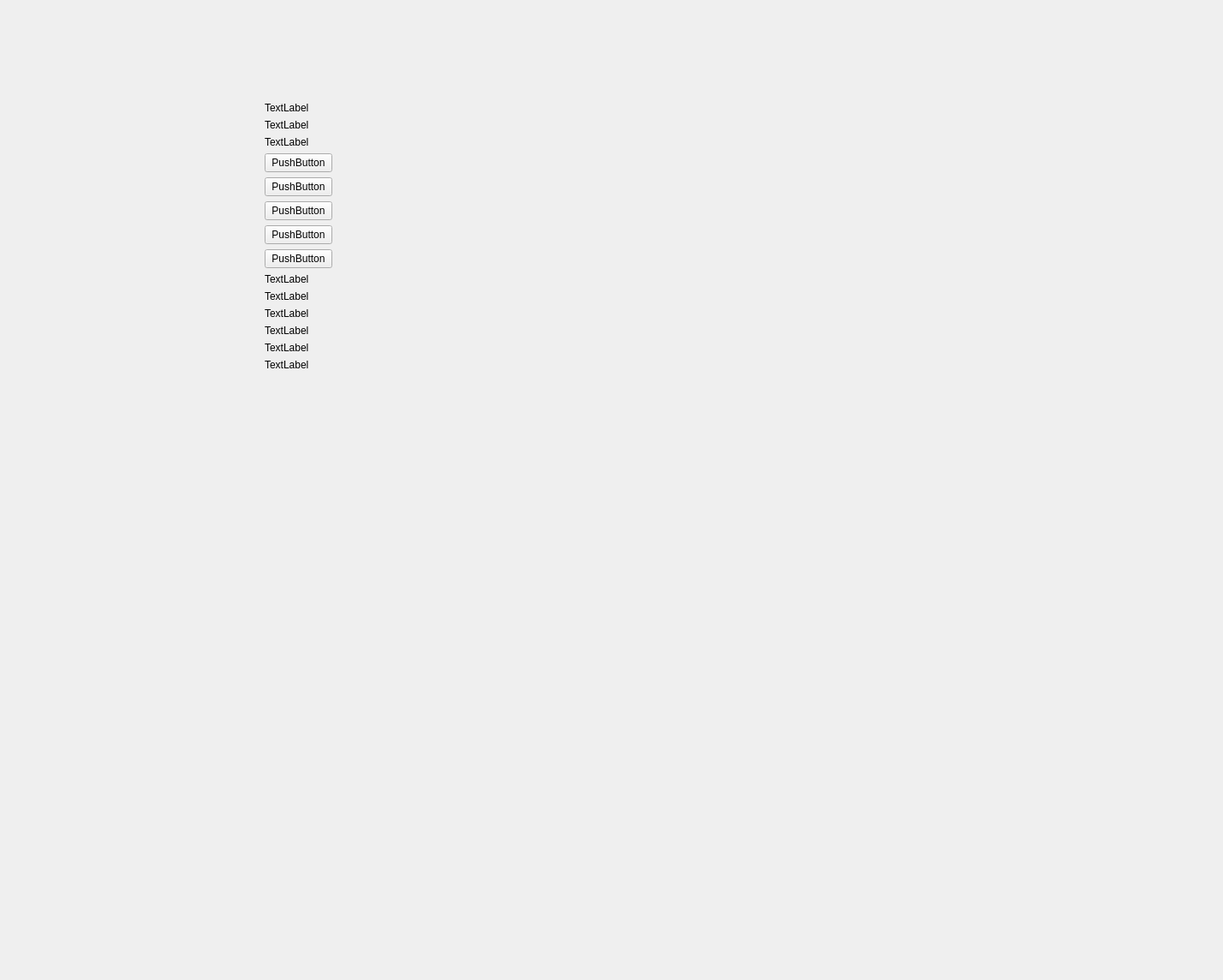
<?xml version="1.0" encoding="UTF-8"?>
<ui version="4.0">
 <class>Form</class>
 <widget class="QWidget" name="Form">
  <property name="geometry">
   <rect>
    <x>0</x>
    <y>0</y>
    <width>1428</width>
    <height>1144</height>
   </rect>
  </property>
  <property name="windowTitle">
   <string>Form</string>
  </property>
  <widget class="QWidget" name="gridLayoutWidget">
   <property name="geometry">
    <rect>
     <x>309</x>
     <y>119</y>
     <width>79</width>
     <height>314</height>
    </rect>
   </property>
   <layout class="QVBoxLayout" name="verticalLayout_2">
    <item>
     <widget class="QLabel" name="label_3">
      <property name="text">
       <string>TextLabel</string>
      </property>
     </widget>
    </item>
    <item>
     <widget class="QLabel" name="label_7">
      <property name="text">
       <string>TextLabel</string>
      </property>
     </widget>
    </item>
    <item>
     <widget class="QLabel" name="label_9">
      <property name="text">
       <string>TextLabel</string>
      </property>
     </widget>
    </item>
    <item>
     <layout class="QVBoxLayout" name="verticalLayout">
      <item>
       <widget class="QPushButton" name="pushButton">
        <property name="text">
         <string>PushButton</string>
        </property>
       </widget>
      </item>
      <item>
       <widget class="QPushButton" name="pushButton_5">
        <property name="text">
         <string>PushButton</string>
        </property>
       </widget>
      </item>
      <item>
       <widget class="QPushButton" name="pushButton_4">
        <property name="text">
         <string>PushButton</string>
        </property>
       </widget>
      </item>
      <item>
       <widget class="QPushButton" name="pushButton_2">
        <property name="text">
         <string>PushButton</string>
        </property>
       </widget>
      </item>
      <item>
       <widget class="QPushButton" name="pushButton_3">
        <property name="text">
         <string>PushButton</string>
        </property>
       </widget>
      </item>
     </layout>
    </item>
    <item>
     <widget class="QLabel" name="label_2">
      <property name="text">
       <string>TextLabel</string>
      </property>
     </widget>
    </item>
    <item>
     <widget class="QLabel" name="label_8">
      <property name="text">
       <string>TextLabel</string>
      </property>
     </widget>
    </item>
    <item>
     <widget class="QLabel" name="label_5">
      <property name="text">
       <string>TextLabel</string>
      </property>
     </widget>
    </item>
    <item>
     <widget class="QLabel" name="label">
      <property name="text">
       <string>TextLabel</string>
      </property>
     </widget>
    </item>
    <item>
     <widget class="QLabel" name="label_4">
      <property name="text">
       <string>TextLabel</string>
      </property>
     </widget>
    </item>
    <item>
     <widget class="QLabel" name="label_6">
      <property name="text">
       <string>TextLabel</string>
      </property>
     </widget>
    </item>
   </layout>
  </widget>
 </widget>
 <resources/>
 <connections/>
</ui>
